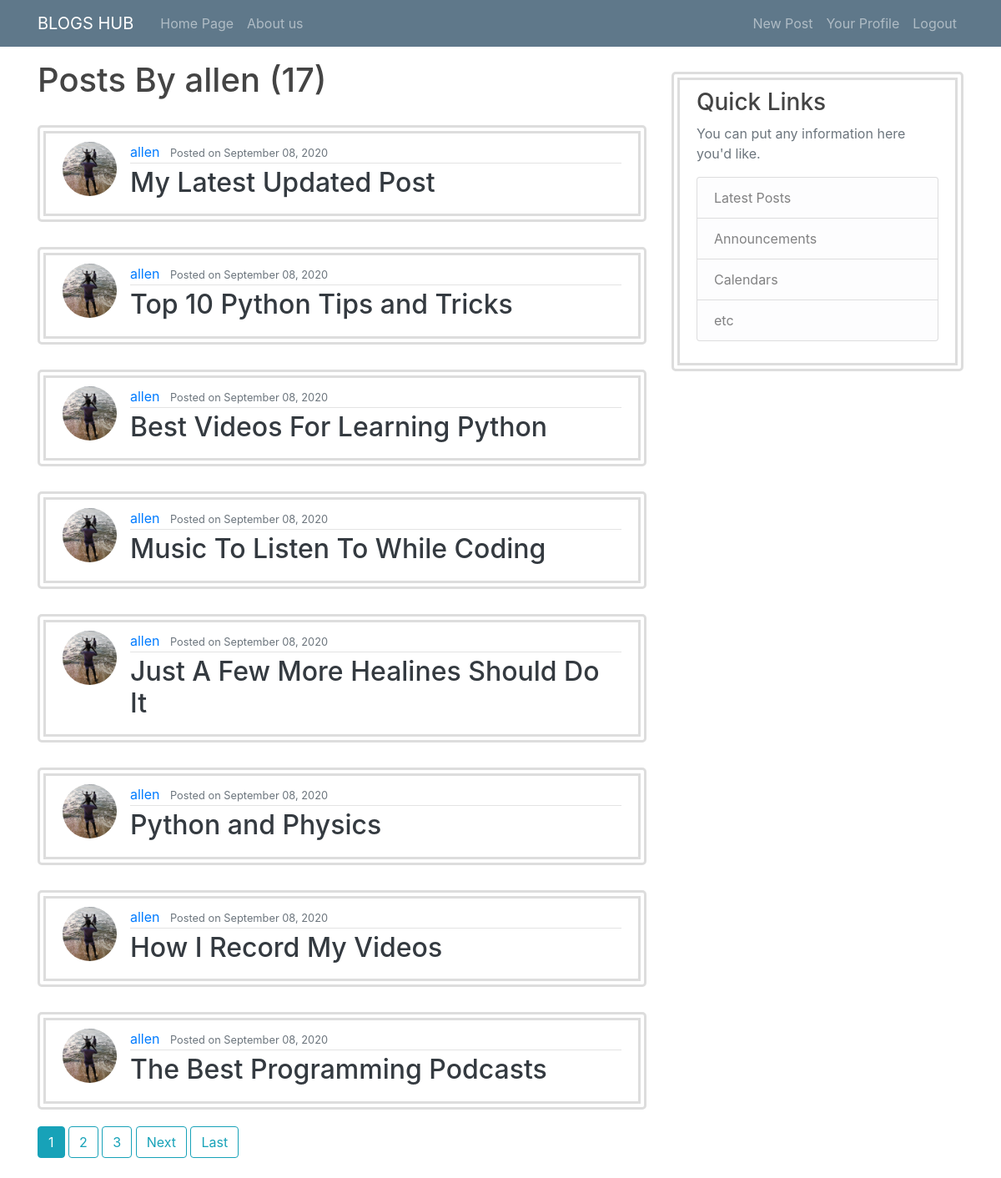
Page /user/allen (signed in) on the committed database.
### blog/models.py (models this page shows, shortened)
class Post (models.Model):
    title = models.CharField(max_length=100)
    content = models.TextField()
    date_posted = models.DateTimeField(default=timezone.now)
    author = models.ForeignKey(User, on_delete = models.CASCADE)

### users/models.py (models this page shows, shortened)
class Profile(models.Model):
    user = models.OneToOneField(User, on_delete = models.CASCADE)
    image = models.ImageField(default = 'default.jpeg',upload_to = 'profile_pics')

### blog/views.py (the view)
# urls.py: path('user/<str:username>', UserPostListView.as_view(), name='user-posts'),
class UserPostListView(ListView):
    model = Post
    template_name = 'blog/user_posts.html'
    context_object_name = 'posts'
    ordering = ['-date_posted']
    paginate_by = 8
    def get_queryset(self):
        user = get_object_or_404(User,username=self.kwargs.get('username'))
        return Post.objects.filter(author=user).order_by('-date_posted')

### blog/templates/blog/user_posts.html (shortened to what this page needs)
{% extends 'blog/base.html' %}
{% block content %}
<h1 class="mb-3 mt-3 ">Posts By {{view.kwargs.username}} ({{page_obj.paginator.count}})</h1>
{% for post in posts %}
<article class="media content-section">
    <img class="rounded-circle article-img" src="{{post.author.profile.image.url}}" alt="">
    <div class="media-body">
        <div class="article-metadata">
            <a class="mr-2 " href="{% url 'user-posts' post.author.username %}">{{ post.author }}</a>
            <small class="text-muted">Posted on {{ post.date_posted|date:'F d, Y' }}</small>
        </div>
        <h2><a class="article-title text-dark" href="{% url 'post-detail' post.id %}">{{ post.title }}</a></h2>
    </div>
</article>
{%endfor%}
{% if is_paginated %}
{% for num in page_obj.paginator.page_range %}
{% if page_obj.number == num %}
<a href="?page={{num}}" class="btn btn-info mb-4">{{num}}</a>
{% elif num > page_obj.number|add:'-3' and num < page_obj.number|add:'3' %}
<a href="?page={{num}}" class="btn btn-outline-info mb-4">{{num}}</a>
{% endif %}
{% endfor %}
{% if page_obj.has_next %}
<a href="?page={{ page_obj.next_page_number }}" class="btn btn-outline-info mb-4">Next</a>
<a href="?page={{page_obj.paginator.num_pages}}" class="btn btn-outline-info mb-4">Last</a>
{% endif %}
{% endif %}
{% endblock content %}

### blog/static/blog/main.css (style rules this page uses)
body { background: #fafafa; color: #333333; margin-top: 5rem; }
h1, h2, h3, h4, h5, h6 { color: #444444; }
.content-section { background: #ffffff; padding: 10px 20px; border: 10px double #dddddd; border-radius: 5px; margin-bottom: 20px; margin-top: 30px; }
.article-title { color: #444444; }
.article-img { height: 65px; width: 65px; margin-right: 16px; }
.article-metadata { padding-bottom: 1px; margin-bottom: 4px; border-bottom: 1px solid #e3e3e3 }

### rows in the picture
Post: author.profile.image (picture), author "allen", date_posted "September 08, 2020", title "My Latest Updated Post"
Post: author.profile.image (picture), author "allen", date_posted "September 08, 2020", title "Top 10 Python Tips and Tricks"
Post: author.profile.image (picture), author "allen", date_posted "September 08, 2020", title "Best Videos For Learning Python"
Post: author.profile.image (picture), author "allen", date_posted "September 08, 2020", title "Music To Listen To While Coding"
Post: author.profile.image (picture), author "allen", date_posted "September 08, 2020", title "Just A Few More Healines Should Do It"
Post: author.profile.image (picture), author "allen", date_posted "September 08, 2020", title "Python and Physics"
Post: author.profile.image (picture), author "allen", date_posted "September 08, 2020", title "How I Record My Videos"
Post: author.profile.image (picture), author "allen", date_posted "September 08, 2020", title "The Best Programming Podcasts"

### other values in the picture
{{ view.kwargs.username }} "allen"
{{ page_obj.paginator.count }} "17"
{{ num }} "1"
{{ num }} "2" "3"
